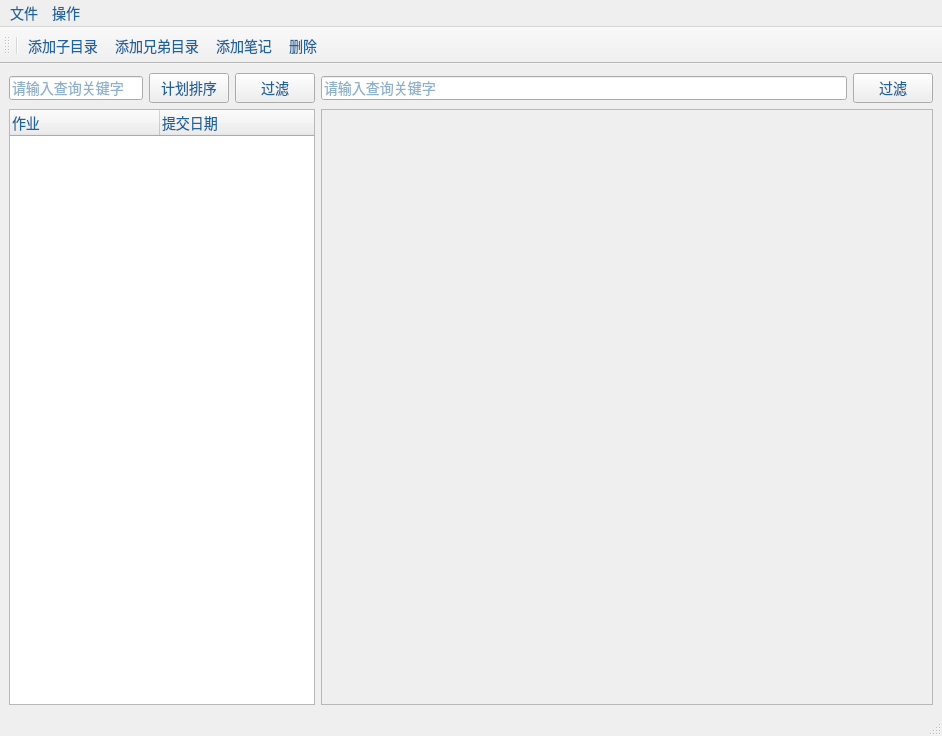
<?xml version="1.0" encoding="UTF-8"?>
<ui version="4.0">
 <class>MainWindow</class>
 <widget class="QMainWindow" name="MainWindow">
  <property name="geometry">
   <rect>
    <x>0</x>
    <y>0</y>
    <width>942</width>
    <height>736</height>
   </rect>
  </property>
  <property name="windowTitle">
   <string>备忘录</string>
  </property>
  <property name="styleSheet">
   <string notr="true">*{	
	font-family:微软雅黑;
	font-size:14px;
	color: #1d649c;
}

QGroupBox{
   font-family:微软雅黑;
   font-size:15px;
   color: rgb(126, 0, 0);
}</string>
  </property>
  <widget class="QWidget" name="centralwidget">
   <layout class="QVBoxLayout" name="verticalLayout" stretch="0">
    <item>
     <layout class="QHBoxLayout" name="horizontalLayout" stretch="1,2">
      <item>
       <layout class="QVBoxLayout" name="verticalLayout_2">
        <item>
         <layout class="QHBoxLayout" name="horizontalLayout_3">
          <item>
           <widget class="QLineEdit" name="keywords">
            <property name="text">
             <string/>
            </property>
            <property name="placeholderText">
             <string>请输入查询关键字</string>
            </property>
           </widget>
          </item>
          <item>
           <widget class="QPushButton" name="showSchedule">
            <property name="text">
             <string>计划排序</string>
            </property>
           </widget>
          </item>
          <item>
           <widget class="QPushButton" name="searchInTree">
            <property name="text">
             <string>过滤</string>
            </property>
           </widget>
          </item>
         </layout>
        </item>
        <item>
         <widget class="ItemTree" name="notesTree">
          <property name="wordWrap">
           <bool>true</bool>
          </property>
          <property name="headerHidden">
           <bool>false</bool>
          </property>
          <property name="columnCount">
           <number>2</number>
          </property>
          <attribute name="headerVisible">
           <bool>true</bool>
          </attribute>
          <attribute name="headerDefaultSectionSize">
           <number>150</number>
          </attribute>
          <column>
           <property name="text">
            <string notr="true">作业</string>
           </property>
          </column>
          <column>
           <property name="text">
            <string notr="true">提交日期</string>
           </property>
          </column>
         </widget>
        </item>
       </layout>
      </item>
      <item>
       <layout class="QVBoxLayout" name="verticalLayout_3">
        <item>
         <layout class="QHBoxLayout" name="horizontalLayout_2">
          <item>
           <widget class="QLineEdit" name="keywords_2">
            <property name="text">
             <string/>
            </property>
            <property name="placeholderText">
             <string>请输入查询关键字</string>
            </property>
           </widget>
          </item>
          <item>
           <widget class="QPushButton" name="searchInTextEditor">
            <property name="text">
             <string>过滤</string>
            </property>
           </widget>
          </item>
         </layout>
        </item>
        <item>
         <widget class="QTextEdit" name="textEdit">
          <property name="enabled">
           <bool>false</bool>
          </property>
         </widget>
        </item>
       </layout>
      </item>
     </layout>
    </item>
   </layout>
  </widget>
  <widget class="QMenuBar" name="menubar">
   <property name="geometry">
    <rect>
     <x>0</x>
     <y>0</y>
     <width>942</width>
     <height>26</height>
    </rect>
   </property>
   <widget class="QMenu" name="menu">
    <property name="title">
     <string>文件</string>
    </property>
   </widget>
   <widget class="QMenu" name="menu_2">
    <property name="title">
     <string>操作</string>
    </property>
    <addaction name="actionAddSubFolder"/>
   </widget>
   <addaction name="menu"/>
   <addaction name="menu_2"/>
  </widget>
  <widget class="QStatusBar" name="statusbar"/>
  <widget class="QToolBar" name="toolBar">
   <property name="windowTitle">
    <string>toolBar</string>
   </property>
   <attribute name="toolBarArea">
    <enum>TopToolBarArea</enum>
   </attribute>
   <attribute name="toolBarBreak">
    <bool>false</bool>
   </attribute>
   <addaction name="separator"/>
   <addaction name="actionAddSubFolder"/>
   <addaction name="actionAddSibleFolder"/>
   <addaction name="actionAddNote"/>
   <addaction name="actionDelete"/>
  </widget>
  <action name="actionAddSubFolder">
   <property name="icon">
    <iconset>
     <normaloff>Images/subfolder.png</normaloff>Images/subfolder.png</iconset>
   </property>
   <property name="text">
    <string>添加子目录</string>
   </property>
   <property name="toolTip">
    <string>添加子目录</string>
   </property>
  </action>
  <action name="actionAddNote">
   <property name="icon">
    <iconset>
     <normaloff>Images/note.gif</normaloff>Images/note.gif</iconset>
   </property>
   <property name="text">
    <string>添加笔记</string>
   </property>
   <property name="toolTip">
    <string>添加笔记</string>
   </property>
  </action>
  <action name="actionAddSibleFolder">
   <property name="icon">
    <iconset>
     <normaloff>Images/siblefolder.png</normaloff>Images/siblefolder.png</iconset>
   </property>
   <property name="text">
    <string>添加兄弟目录</string>
   </property>
   <property name="toolTip">
    <string>添加兄弟目录</string>
   </property>
  </action>
  <action name="actionSave">
   <property name="icon">
    <iconset>
     <normaloff>Images/save.png</normaloff>Images/save.png</iconset>
   </property>
   <property name="text">
    <string>保存</string>
   </property>
   <property name="toolTip">
    <string>保存目录树</string>
   </property>
  </action>
  <action name="actionDelete">
   <property name="icon">
    <iconset>
     <normaloff>Images/delete.png</normaloff>Images/delete.png</iconset>
   </property>
   <property name="text">
    <string>删除</string>
   </property>
   <property name="toolTip">
    <string>删除</string>
   </property>
  </action>
 </widget>
 <customwidgets>
  <customwidget>
   <class>ItemTree</class>
   <extends>QTreeWidget</extends>
   <header>ItemTree.h</header>
  </customwidget>
 </customwidgets>
 <resources/>
 <connections/>
</ui>
